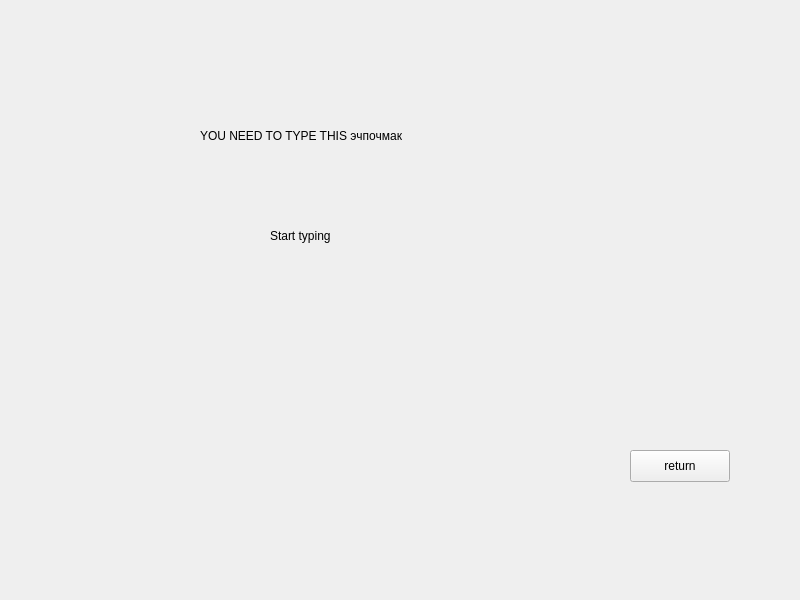
<?xml version="1.0" encoding="UTF-8"?>
<ui version="4.0">
 <class>GameWindow</class>
 <widget class="QMainWindow" name="GameWindow">
  <property name="geometry">
   <rect>
    <x>0</x>
    <y>0</y>
    <width>800</width>
    <height>600</height>
   </rect>
  </property>
  <property name="windowTitle">
   <string>MainWindow</string>
  </property>
  <widget class="QWidget" name="centralwidget">
   <widget class="QLabel" name="userText">
    <property name="geometry">
     <rect>
      <x>270</x>
      <y>220</y>
      <width>231</width>
      <height>31</height>
     </rect>
    </property>
    <property name="text">
     <string>Start typing</string>
    </property>
   </widget>
   <widget class="QLabel" name="dictLabel">
    <property name="geometry">
     <rect>
      <x>200</x>
      <y>80</y>
      <width>401</width>
      <height>111</height>
     </rect>
    </property>
    <property name="text">
     <string>YOU NEED TO TYPE THIS эчпочмак</string>
    </property>
   </widget>
   <widget class="QPushButton" name="ReturnButton">
    <property name="geometry">
     <rect>
      <x>630</x>
      <y>450</y>
      <width>100</width>
      <height>32</height>
     </rect>
    </property>
    <property name="focusPolicy">
     <enum>Qt::ClickFocus</enum>
    </property>
    <property name="text">
     <string>return</string>
    </property>
   </widget>
  </widget>
 </widget>
 <resources/>
 <connections/>
</ui>
